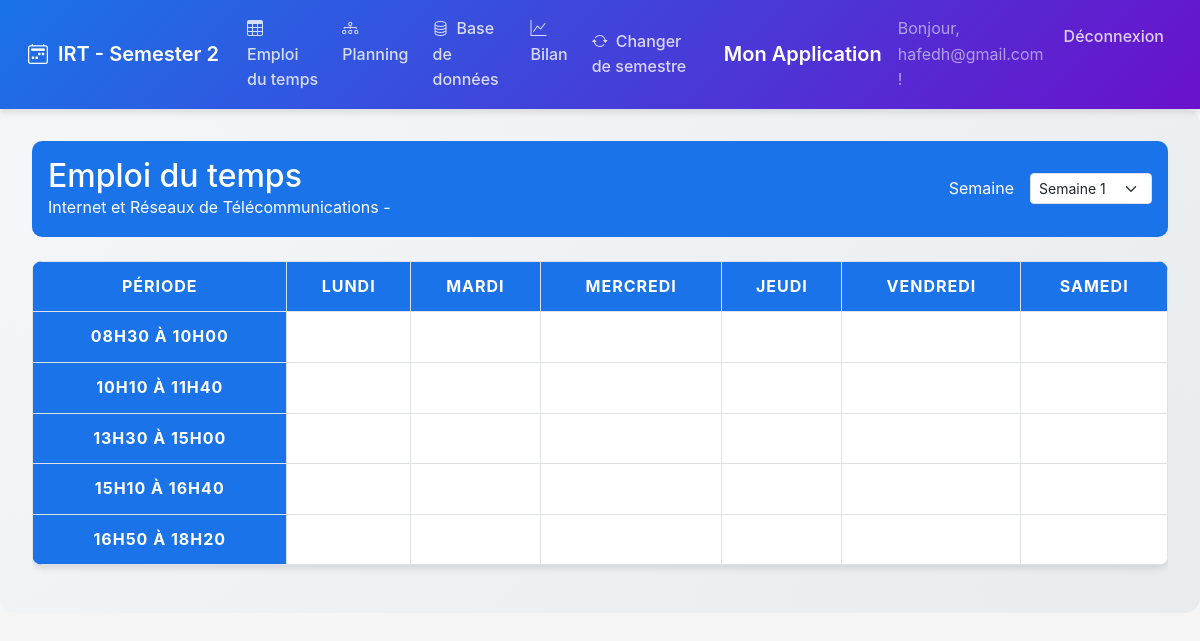
The app's page /IRT/S2/schedule/ (signed in) with its own data.
### schedule/models.py (models this page shows, shortened)
class Department(models.Model):
    code = models.CharField(max_length=10, primary_key=True)  # e.g., IRT, GM
    name = models.CharField(max_length=100)  # e.g., Informatique, Réseaux et Télécommunications

class Semester(models.Model):
    SEMESTER_CHOICES = [
        ('S1', 'Semester 1'),
        ('S2', 'Semester 2'),
        ('S3', 'Semester 3'),
        ('S4', 'Semester 4'),
    ]
    code = models.CharField(max_length=2, choices=SEMESTER_CHOICES)
    department = models.ForeignKey(Department, on_delete=models.CASCADE, related_name='semesters')
    class Meta:
        unique_together = ('code', 'department')

### schedule/views.py (the view, shortened to what this page needs)
# urls.py: path('<str:department_code>/<str:semester_code>/schedule/', views.view_schedule, name='schedule'),
@login_required
def view_schedule(request, department_code, semester_code):
    department = get_object_or_404(Department, code=department_code)
    semester = get_object_or_404(Semester, department=department, code=semester_code)
    courses = Course.objects.filter(department=department, semester=semester)
    professors = Professor.objects.all()
    rooms = Room.objects.all()
    course_assignments = CourseAssignment.objects.filter(course__in=courses)
    time_slots = TimeSlot.objects.filter(course_assignment__in=course_assignments)
    schedule_data = []
    context = {
        'department': department,
        'semester': semester,
        'courses': courses,
        'professors': professors,
        'rooms': rooms,
        'schedule_data': json.dumps(schedule_data),
        'days': TimeSlot.DAYS,
        'periods': TimeSlot.PERIODS,
        'weeks': range(1, 17)
    }
    return render(request, 'schedule/schedule.html', context)

### schedule/models.py (called while the page is built)
    def is_chef_departement(self):
        return self.role.startswith('CHEF_')

### schedule/templates/schedule/schedule.html (shortened to what this page needs)
{% extends 'schedule/base.html' %}
{% block content %}
<div class="container-fluid schedule-container">
    <div class="schedule-header">
        <div>
            <h2 class="mb-0">Emploi du temps</h2>
            <p class="mb-0">{{ department.name }} - {{ semester.name }}</p>
        </div>
        <div class="week-selector">
            <label for="weekSelect" class="text-white">Semaine</label>
            <select class="form-select form-select-sm w-auto" id="weekSelect">
                {% for week in weeks %}
                <option value="{{ week }}">Semaine {{ week }}</option>
                {% endfor %}
            </select>
        </div>
    </div>
    <div class="table-responsive">
        <table class="table table-bordered schedule-table">
            <thead>
                <tr>
                    <th>Période</th>
                    {% for day in days %}
                    <th>{{ day.1 }}</th>
                    {% endfor %}
                </tr>
            </thead>
            <tbody>
                {% for period in periods %}
                <tr>
                    <th>{{ period.1 }}</th>
                    {% for day in days %}
                    <td id="cell_{{ day.0 }}_{{ period.0 }}"
                        data-day="{{ day.0 }}"
                        data-period="{{ period.0 }}">
                    </td>
                    {% endfor %}
                </tr>
                {% endfor %}
            </tbody>
        </table>
    </div>
</div>
{% endblock %}

### schedule/templates/schedule/base.html (shortened to what this page needs)
<!DOCTYPE html>
<html lang="fr">
<head>
    <link href="https://cdn.jsdelivr.net/npm/bootstrap@5.3.2/dist/css/bootstrap.min.css" rel="stylesheet">
    <link rel="stylesheet" href="https://cdn.jsdelivr.net/npm/bootstrap-icons@1.11.1/font/bootstrap-icons.css">
</head>
<body>
    <nav class="navbar navbar-expand-lg navbar-dark">
        <div class="container-fluid">
            {% if department %}
                <a class="navbar-brand" href="{% url 'department_select' %}">
                    <i class="bi bi-calendar2-week"></i>
                    {{ department.code }}{% if semester %} - {{ semester.get_code_display }}{% endif %}
                </a>
                <div class="collapse navbar-collapse" id="navbarNav">
                    <ul class="navbar-nav">
                        {% if semester %}
                        <li class="nav-item">
                            <a class="nav-link" href="{% url 'schedule' department.code semester.code %}">
                                <i class="bi bi-table me-2"></i>Emploi du temps
                            </a>
                        </li>
                        <li class="nav-item">
                            <a class="nav-link" href="{% url 'plan' department.code semester.code %}">
                                <i class="bi bi-diagram-3 me-2"></i>Planning
                            </a>
                        </li>
                        <li class="nav-item">
                            <a class="nav-link" href="{% url 'database' department.code semester.code %}">
                                <i class="bi bi-database me-2"></i>Base de données
                            </a>
                        </li>
                        <li class="nav-item">
                            <a class="nav-link" href="{% url 'bilan' department.code semester.code %}">
                                <i class="bi bi-graph-up me-2"></i>Bilan
                            </a>
                        </li>
                        {% endif %}
                    </ul>
                    <ul class="navbar-nav ms-auto">
                        <li class="nav-item">
                            <a class="nav-link" href="{% url 'semester_select' department.code %}">
                                <i class="bi bi-arrow-repeat me-2"></i>Changer de semestre
                            </a>
                        </li>
                    </ul>
                </div>
            {% else %}
                <a class="navbar-brand" href="{% url 'department_select' %}">
                    <i class="bi bi-calendar2-week"></i>Emploi du temps
                </a>
            {% endif %}
        </div>
        <a class="navbar-brand" href="/">Mon Application</a>
        <div class="collapse navbar-collapse">
            <ul class="navbar-nav ml-auto">
                {% if user.is_authenticated %}
                    <li class="nav-item">
                        <span class="navbar-text">Bonjour, {{ user.username }} !</span>
                    </li>
                    <li class="nav-item">
                        <form action="{% url 'logout' %}" method="post">
                            <button type="submit" class="logout-button">Déconnexion</button>
                        </form>
                    </li>
                {% else %}
                    <li class="nav-item">
                        <a class="nav-link" href="{% url 'login' %}">Connexion</a>
                    </li>
                {% endif %}
            </ul>
        </div>
    </nav>
    <div class="schedule-container">
        {% block content %}{% endblock %}
    </div>
</body>
</html>

### schedule/templates/schedule/schedule.html (style rules this page uses)
:root { --bg-light: #f4f6f9; --card-shadow: 0 4px 6px rgba(0,0,0,0.1); }
.schedule-container { background: linear-gradient(135deg, var(--bg-light) 0%, #e9ecef 100%); padding: 2rem; border-radius: 15px; }
.schedule-header { display: flex; justify-content: space-between; align-items: center; margin-bottom: 1.5rem; background-color: var(--primary-color); color: white; padding: 1rem; border-radius: 10px; }
.week-selector { display: flex; align-items: center; gap: 1rem; }
.schedule-table { background-color: white; border-radius: 10px; box-shadow: var(--card-shadow); overflow: hidden; }
.schedule-table th { background-color: var(--primary-color); color: white; padding: 12px; text-align: center; text-transform: uppercase; letter-spacing: 1px; }
.schedule-table td { padding: 10px; vertical-align: top; position: relative; }

### schedule/templates/schedule/base.html (style rules this page uses)
:root { --primary-color: #1a73e8; --secondary-color: #34a853; --accent-color: #ea4335; --background-light: #f5f5f5; --text-dark: #202124; --transition-speed: 0.3s; }
* { box-sizing: border-box; transition: all var(--transition-speed) ease; }
body, html { height: 100%; margin: 0; font-family: -apple-system, BlinkMacSystemFont, 'Segoe UI', Roboto, Oxygen, Ubuntu, Cantarell, 'Open Sans', 'Helvetica Neue', sans-serif; background-color: var(--background-light); color: var(--text-dark); line-height: 1.6; }
.navbar { background: linear-gradient(135deg, var(--primary-color), #6a11cb); box-shadow: 0 4px 6px rgba(0,0,0,0.1); padding: 0.5rem 1rem; }
.navbar-brand { font-weight: 600; color: white !important; display: flex; align-items: center; }
.navbar-brand i { margin-right: 10px; }
.nav-link { color: rgba(255,255,255,0.8) !important; font-weight: 500; position: relative; padding: 0.5rem 1rem; margin: 0 0.25rem; border-radius: 4px; transition: all var(--transition-speed) ease; }
.nav-link::after { content: ''; position: absolute; width: 0; height: 2px; bottom: -5px; left: 50%; background-color: white; transition: width 0.3s ease; transform: translateX(-50%); }
.schedule-container { width: 100%; overflow-x: auto; padding: 1rem; }
.logout-button { background: none; border: none; padding: 0.5rem 1rem; color: rgba(255,255,255,0.8) !important; font-weight: 500; cursor: pointer; margin: 0 0.25rem; border-radius: 4px; transition: all var(--transition-speed) ease; }

### records on screen
Department: code "IRT", name "Internet et Réseaux de Télécommunications"
Semester: code "Semester 2"

### other values on screen
{{ user.username }} "hafedh@gmail.com"
{{ day.1 }} "LUNDI" "MARDI" "MERCREDI" "JEUDI" "VENDREDI" "SAMEDI"
{{ period.1 }} "08H30 À 10H00" "10H10 À 11H40" "13H30 À 15H00" "15H10 À 16H40" "16H50 À 18H20"
